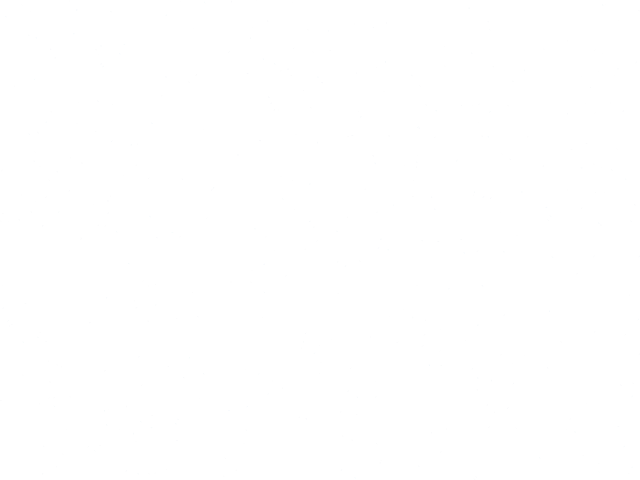
Frame 1 (no input)
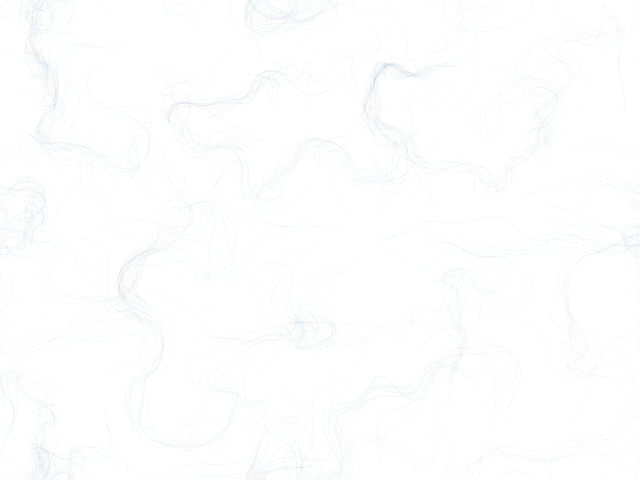
Frame 60 (no input)
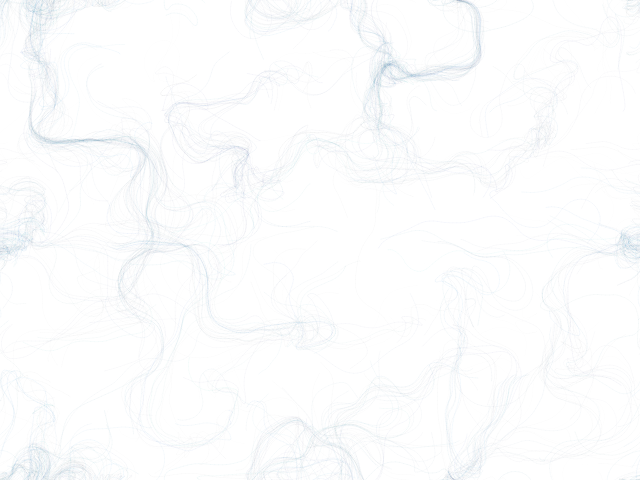
Frame 120 (the mouse pressed at the canvas centre since frame 60)

The p5.js sketch that drew these frames (run headless with seeded random() and noise() and a simulated clock; from frame 60 on, the mouse is pressed at the canvas centre):

// p5.js sketch
// ── sketch.js
let xoff1 = 0;
let xoff2 = 1000;
let inc = 0.1;
let scl = 10;
let cols, rows;
let start = 0;

let fr;
let zoff = 0;

const particles = [];
let flowfield = [];
let maxspeedSlider;
let magnitudeSlider;
let zoffSlider;
const colors = () => {
  roff += 0.1;
  goff += 1;
  boff += 0.1;
  return [
    0,
    // noise(roff) * 128 + 127,
    noise(roff) * 255,
    // 0,
    noise(boff) * 128 + 127,
    // 0,

    // noise(goff) * 128 + 127,
    // 0,
    // noise(boff) * 128 + 127,
    9,
  ];
};
function setup() {
  // put setup code here
  createCanvas(640, 480);
  background(255);
  cols = floor(width / scl);
  rows = floor(height / scl);
  fr = createP("");
  maxspeedSlider = createSlider(0, 8, 4, 0.3);
  maxspeedSlider.position(width, 10);
  maxspeedSlider.style("width", "80px");

  magnitudeSlider = createSlider(0, 5, 1, 0.3);
  magnitudeSlider.position(width, 50);
  magnitudeSlider.style("width", "80px");

  zoffSlider = createSlider(0, 1, 0.004, 0.001);
  zoffSlider.position(width, 100);
  zoffSlider.style("width", "80px");

  flowfield = new Array(rows * cols);

  for (i = 0; i < 500; i++) {
    particles[i] = new Particle({ colors: colors() });
  }
}
// let count = 0;
// function draw() {
//   let yoff = 0;
//   if (count < 6) {
//     // randomSeed(10);
//   } else {
//     noLoop();
//     count = 0;
//   }
//   for (let y = 0; y <= rows; y++) {
//     let xoff = 0;
//     for (let x = 0; x <= cols; x++) {
//       const index = (x + y * width) * 4;
//       // const r = random(255);
//       const r = noise(xoff, yoff) * 255;

//       const v = p5.Vector.fromAngle(random(TWO_PI));
//       // fill(r);
//       // rect(x * scl, y * scl, scl, scl);
//       stroke(0);
//       push();
//       translate(x * scl, y * scl);
//       rotate(v.heading());
//       line(0, 0, scl, 0);
//       pop();
//       xoff += inc;
//     }
//     yoff += inc;
//   }
//   count++;
//   // noLoop();
//   fr.html(floor(frameRate()));
// }

let roff = 10000;
let goff = 20000;
let boff = 30000;
function draw() {
  let yoff = 0;
  randomSeed(10);
  // clear();
  for (let y = 0; y <= rows; y++) {
    let xoff = 0;
    for (let x = 0; x <= cols; x++) {
      const index = x + y * cols;
      // const r = random(255);
      // const r = noise(xoff, yoff) * 255;
      const angle = noise(xoff, yoff, zoff) * TWO_PI * 4;
      const v = p5.Vector.fromAngle(angle);
      v.setMag(magnitudeSlider.value());
      flowfield[index] = v;
      // fill(r);
      // rect(x * scl, y * scl, scl, scl);
      // stroke(0, 50);
      // strokeWeight(1);
      // push();
      // translate(x * scl, y * scl);
      // rotate(v.heading());
      // line(0, 0, scl, 0);
      // pop();
      xoff += inc;
    }
    yoff += inc;
  }
  zoff += zoffSlider.value();

  particles.map((particle, index) => {
    particle.follow(flowfield);
    particle.update();
    particle.show(index);
    particle.edges();
  });
  fr.html(floor(frameRate()));
  // if (stop) noLoop();
}
let stop = false;
function keyReleased() {
  if (key == "p") noLoop();
  if (key == "o") loop();
}

// ── particle.js
function Particle({ colors = [0, 0, 0] }) {
  this.pos = createVector(random(width), random(height));
  this.vel = createVector(0, 0); //p5.Vector.random2D(); //createVector(0, 0);
  this.acc = createVector(0, 0);
  this.prevPos = this.pos.copy();
  this.colors = colors;

  this.update = function () {
    this.vel.add(this.acc);
    this.vel.limit(maxspeedSlider.value());
    this.updatePrev();
    this.pos.add(this.vel);
    this.acc.mult(0);
  };

  this.updatePrev = function () {
    this.prevPos = this.pos.copy();
  };

  this.applyForce = function (force) {
    this.acc.add(force);
  };

  this.show = function (modifier) {
    stroke(
      ...this.colors.map((color) => map(color * modifier, 0, 255 * 500, 0, 255))
    );
    strokeWeight(1);
    line(this.pos.x, this.pos.y, this.prevPos.x, this.prevPos.y);
    // point(this.pos.x, this.pos.y);
  };

  this.edges = function () {
    if (this.pos.x > width) this.pos.x = 0;
    if (this.pos.x < 0) this.pos.x = width;
    if (this.pos.y > height) this.pos.y = 0;
    if (this.pos.y < 0) this.pos.y = height;
  };

  this.follow = function (vectors) {
    const x = floor(this.pos.x / scl);
    const y = floor(this.pos.y / scl);
    const index = x + y * cols;
    const force = vectors[index];
    this.applyForce(force);
  };
}
